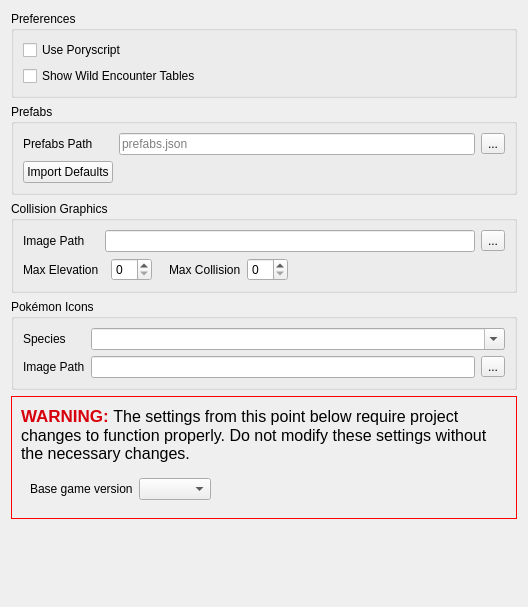
          <widget class="QWidget" name="scrollAreaWidgetContents_GeneralTab">
           <property name="geometry">
            <rect>
             <x>0</x>
             <y>0</y>
             <width>528</width>
             <height>607</height>
            </rect>
           </property>
           <layout class="QVBoxLayout" name="verticalLayout_7">
            <item>
             <widget class="QGroupBox" name="groupBox_UserConfig">
              <property name="title">
               <string>Preferences</string>
              </property>
              <layout class="QVBoxLayout" name="verticalLayout_2">
               <item>
                <widget class="QCheckBox" name="checkBox_UsePoryscript">
                 <property name="toolTip">
                  <string>Whether map script files should prefer using .pory</string>
                 </property>
                 <property name="text">
                  <string>Use Poryscript</string>
                 </property>
                </widget>
               </item>
               <item>
                <widget class="QCheckBox" name="checkBox_ShowWildEncounterTables">
                 <property name="text">
                  <string>Show Wild Encounter Tables</string>
                 </property>
                </widget>
               </item>
              </layout>
             </widget>
            </item>
            <item>
             <widget class="QGroupBox" name="groupBox_Prefabs">
              <property name="title">
               <string>Prefabs</string>
              </property>
              <layout class="QGridLayout" name="gridLayout_4">
               <item row="0" column="2">
                <widget class="QToolButton" name="button_ChoosePrefabs">
                 <property name="text">
                  <string>...</string>
                 </property>
                 <property name="icon">
                  <iconset resource="../resources/images.qrc">
                   <normaloff>:/icons/folder.ico</normaloff>:/icons/folder.ico</iconset>
                 </property>
                </widget>
               </item>
               <item row="1" column="0">
                <widget class="QPushButton" name="button_ImportDefaultPrefabs">
                 <property name="toolTip">
                  <string>Restore the data in the prefabs file to the version defaults. Will create a new file if one doesn't exist.</string>
                 </property>
                 <property name="text">
                  <string>Import Defaults</string>
                 </property>
                </widget>
               </item>
               <item row="0" column="1">
                <widget class="QLineEdit" name="lineEdit_PrefabsPath">
                 <property name="toolTip">
                  <string>The file that will be used to populate the Prefabs tab</string>
                 </property>
                 <property name="placeholderText">
                  <string>prefabs.json</string>
                 </property>
                </widget>
               </item>
               <item row="0" column="0">
                <widget class="QLabel" name="label_PrefabsPath">
                 <property name="text">
                  <string>Prefabs Path</string>
                 </property>
                </widget>
               </item>
              </layout>
             </widget>
            </item>
            <item>
             <widget class="QGroupBox" name="groupBox_CollisionGraphics">
              <property name="title">
               <string>Collision Graphics</string>
              </property>
              <layout class="QGridLayout" name="gridLayout_7">
               <item row="1" column="6">
                <spacer name="horizontalSpacer">
                 <property name="orientation">
                  <enum>Qt::Horizontal</enum>
                 </property>
                 <property name="sizeHint" stdset="0">
                  <size>
                   <width>40</width>
                   <height>20</height>
                  </size>
                 </property>
                </spacer>
               </item>
               <item row="0" column="1" colspan="6">
                <widget class="QLineEdit" name="lineEdit_CollisionGraphics">
                 <property name="toolTip">
                  <string>The image sheet that will be used to represent elevation and collision on the Collision tab</string>
                 </property>
                 <property name="clearButtonEnabled">
                  <bool>true</bool>
                 </property>
                </widget>
               </item>
               <item row="0" column="7">
                <widget class="QToolButton" name="button_CollisionGraphics">
                 <property name="text">
                  <string>...</string>
                 </property>
                 <property name="icon">
                  <iconset resource="../resources/images.qrc">
                   <normaloff>:/icons/folder.ico</normaloff>:/icons/folder.ico</iconset>
                 </property>
                </widget>
               </item>
               <item row="1" column="0">
                <widget class="QLabel" name="label_MaxElevation">
                 <property name="text">
                  <string>Max Elevation</string>
                 </property>
                </widget>
               </item>
               <item row="1" column="5">
                <widget class="NoScrollSpinBox" name="spinBox_MaxCollision">
                 <property name="toolTip">
                  <string>The maximum collision value represented with an icon on the image sheet</string>
                 </property>
                </widget>
               </item>
               <item row="1" column="4">
                <widget class="QLabel" name="label_MaxCollision">
                 <property name="text">
                  <string>Max Collision</string>
                 </property>
                </widget>
               </item>
               <item row="0" column="0">
                <widget class="QLabel" name="label">
                 <property name="text">
                  <string>Image Path</string>
                 </property>
                </widget>
               </item>
               <item row="1" column="2">
                <widget class="NoScrollSpinBox" name="spinBox_MaxElevation">
                 <property name="toolTip">
                  <string>The maximum elevation value represented with an icon on the image sheet</string>
                 </property>
                </widget>
               </item>
               <item row="1" column="3">
                <spacer name="horizontalSpacer_4">
                 <property name="orientation">
                  <enum>Qt::Horizontal</enum>
                 </property>
                 <property name="sizeType">
                  <enum>QSizePolicy::Maximum</enum>
                 </property>
                 <property name="sizeHint" stdset="0">
                  <size>
                   <width>5</width>
                   <height>20</height>
                  </size>
                 </property>
                </spacer>
               </item>
              </layout>
             </widget>
            </item>
            <item>
             <widget class="QGroupBox" name="groupBox_PokemonIcons">
              <property name="title">
               <string>Pokémon Icons</string>
              </property>
              <layout class="QGridLayout" name="gridLayout_8">
               <item row="0" column="0">
                <widget class="QLabel" name="label_IconSpecies">
                 <property name="sizePolicy">
                  <sizepolicy hsizetype="Fixed" vsizetype="Preferred">
                   <horstretch>0</horstretch>
                   <verstretch>0</verstretch>
                  </sizepolicy>
                 </property>
                 <property name="text">
                  <string>Species</string>
                 </property>
                </widget>
               </item>
               <item row="1" column="5">
                <widget class="QToolButton" name="button_PokemonIcon">
                 <property name="text">
                  <string>...</string>
                 </property>
                 <property name="icon">
                  <iconset resource="../resources/images.qrc">
                   <normaloff>:/icons/folder.ico</normaloff>:/icons/folder.ico</iconset>
                 </property>
                </widget>
               </item>
               <item row="0" column="2" colspan="4">
                <widget class="NoScrollComboBox" name="comboBox_IconSpecies">
                 <property name="editable">
                  <bool>true</bool>
                 </property>
                 <property name="maxVisibleItems">
                  <number>20</number>
                 </property>
                </widget>
               </item>
               <item row="1" column="0">
                <widget class="QLabel" name="label_PokemonIcon">
                 <property name="text">
                  <string>Image Path</string>
                 </property>
                </widget>
               </item>
               <item row="1" column="2" colspan="3">
                <widget class="QLineEdit" name="lineEdit_PokemonIcon">
                 <property name="toolTip">
                  <string>The icon that will be displayed on the Wild Pokémon tab for the above species</string>
                 </property>
                 <property name="clearButtonEnabled">
                  <bool>true</bool>
                 </property>
                </widget>
               </item>
              </layout>
             </widget>
            </item>
            <item>
             <widget class="QFrame" name="frame_Warning">
              <property name="styleSheet">
               <string notr="true">.QFrame { border: 1px solid red; }</string>
              </property>
              <property name="frameShape">
               <enum>QFrame::StyledPanel</enum>
              </property>
              <property name="frameShadow">
               <enum>QFrame::Raised</enum>
              </property>
              <layout class="QVBoxLayout" name="verticalLayout_3">
               <item>
                <widget class="QLabel" name="label_Warning">
                 <property name="font">
                  <font>
                   <pointsize>12</pointsize>
                   <weight>75</weight>
                   <bold>true</bold>
                  </font>
                 </property>
                 <property name="text">
                  <string>&lt;html&gt;&lt;head/&gt;&lt;body&gt;&lt;p&gt;&lt;span style=&quot; font-size:13pt; color:#d7000c;&quot;&gt;WARNING:  &lt;/span&gt;&lt;span style=&quot; font-weight:400;&quot;&gt;The settings from this point below require project changes to function properly. Do not modify these settings without the necessary changes. &lt;/span&gt;&lt;/p&gt;&lt;/body&gt;&lt;/html&gt;</string>
                 </property>
                 <property name="wordWrap">
                  <bool>true</bool>
                 </property>
                </widget>
               </item>
               <item>
                <widget class="QWidget" name="widget_BaseGameVersion" native="true">
                 <layout class="QHBoxLayout" name="horizontalLayout_2">
                  <item>
                   <widget class="QLabel" name="label_BaseGameVersion">
                    <property name="text">
                     <string>Base game version</string>
                    </property>
                   </widget>
                  </item>
                  <item>
                   <widget class="NoScrollComboBox" name="comboBox_BaseGameVersion">
                    <property name="editable">
                     <bool>false</bool>
                    </property>
                   </widget>
                  </item>
                  <item>
                   <spacer name="horizontalSpacer_6">
                    <property name="orientation">
                     <enum>Qt::Horizontal</enum>
                    </property>
                    <property name="sizeHint" stdset="0">
                     <size>
                      <width>40</width>
                      <height>20</height>
                     </size>
                    </property>
                   </spacer>
                  </item>
                 </layout>
                </widget>
               </item>
              </layout>
             </widget>
            </item>
            <item>
             <spacer name="verticalSpacer_3">
              <property name="orientation">
               <enum>Qt::Vertical</enum>
              </property>
              <property name="sizeHint" stdset="0">
               <size>
                <width>20</width>
                <height>40</height>
               </size>
              </property>
             </spacer>
            </item>
           </layout>
          </widget>
